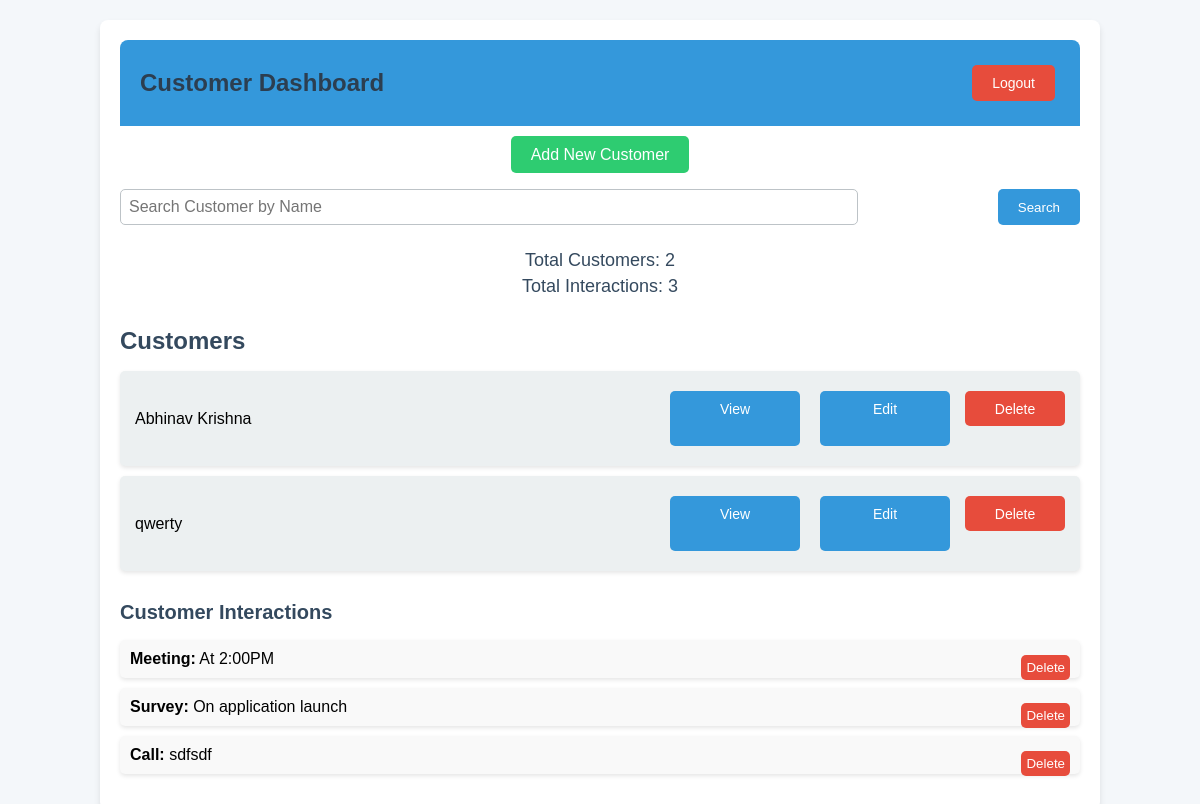
Screenshot of / (signed in) with the database file from the repository.
### models.py (models this page shows)
class Customer(db.Model):
    id = db.Column(db.Integer, primary_key=True)
    name = db.Column(db.String(100), nullable=False)
    email = db.Column(db.String(100), nullable=False)
    phone = db.Column(db.String(15))

class Interaction(db.Model):
    id = db.Column(db.Integer, primary_key=True)
    type = db.Column(db.String(50), nullable=False)
    notes = db.Column(db.Text, nullable=True)
    customer_id = db.Column(db.Integer, db.ForeignKey('customer.id'), nullable=False)
    customer = db.relationship('Customer', backref=db.backref('interactions', lazy=True))

### app.py (the view)
@app.route('/')
@login_required
def index():
    customers = Customer.query.all()
    total_customers = len(customers)
    total_interactions = Interaction.query.count()
    print(f"Total Customers: {total_customers}")  # Debugging line
    print(f"Total Interactions: {total_interactions}")
    return render_template('dashboard.html', customers=customers, total_customers=total_customers, total_interactions=total_interactions)

### app.py (called while the page is built)
@login_manager.user_loader
def load_user(user_id):
    return User.query.get(int(user_id))

### templates/dashboard.html (shortened to what this page needs)
<!DOCTYPE html>
<html lang="en">
  <head>
    <link
      rel="stylesheet"
      href="{{ url_for('static', filename='css/style.css') }}"
    />
  </head>
  <body>
    <div class="container">
      <div class="header">
        <h1>Customer Dashboard</h1>
        <a href="{{ url_for('logout') }}" class="logout-btn">Logout</a>
      </div>
      <div class="add-customer-btn">
        <a href="{{ url_for('add_customer') }}">Add New Customer</a>
      </div>
      <form action="{{ url_for('search_customer') }}" method="POST">
        <input
          type="text"
          name="query"
          placeholder="Search Customer by Name"
          required
        />
        <button type="submit">Search</button>
      </form>
      <div class="summary">
        <p>Total Customers: {{ total_customers }}</p>
        <p>Total Interactions: {{ total_interactions }}</p>
      </div>
      <div class="customers-title">Customers</div>
      <ul class="customer-list">
        {% for customer in customers %}
        <li>
          <span>{{ customer.name }}</span>
          <div class="action-buttons">
            <a href="{{ url_for('view_customer', id=customer.id) }}">View</a>
            <a href="{{ url_for('edit_customer', id=customer.id) }}">Edit</a>
            <form
              action="{{ url_for('delete_customer', id=customer.id) }}"
              method="POST"
              style="display: inline"
            >
              <button
                type="submit"
                onclick="return confirm('Are you sure you want to delete this customer?');"
              >
                Delete
              </button>
            </form>
          </div>
        </li>
        {% endfor %}
      </ul>
      <div class="interactions-title">Customer Interactions</div>
      <ul class="interactions-list">
        {% for customer in customers %} {% for interaction in
        customer.interactions %}
        <li>
          <strong>{{ interaction.type }}:</strong> {{ interaction.notes }}
          <form
            action="{{ url_for('delete_interaction', interaction_id=interaction.id) }}"
            method="POST"
            style="display: inline"
          >
            <button type="submit" class="delete-btn">Delete</button>
          </form>
        </li>
        {% endfor %} {% endfor %}
      </ul>
    </div>
  </body>
</html>

### static/css/style.css (style rules this page uses)
body { font-family: Arial, sans-serif; margin: 20px; background-color: #f4f4f9; }
h1 { color: #333; }
form input, form button { margin: 5px 0; padding: 8px; }
a { color: #007bff; text-decoration: none; margin: 5px; }
button { background-color: #28a745; color: white; border: none; padding: 8px 12px; cursor: pointer; }

### templates/dashboard.html (style rules this page uses)
body { font-family: Arial, sans-serif; background-color: #f4f7fa; margin: 0; padding: 0; }
.container { width: 80%; margin: 20px auto; padding: 20px; background-color: #fff; box-shadow: 0 4px 6px rgba(0, 0, 0, 0.1); border-radius: 8px; }
h1 { text-align: center; color: #2c3e50; margin-bottom: 20px; }
.header { display: flex; justify-content: space-between; align-items: center; padding: 20px; background-color: #3498db; color: white; border-radius: 8px 8px 0 0; }
.header h1 { margin: 0; font-size: 24px; }
.logout-btn { text-decoration: none; color: white; background-color: #e74c3c; padding: 10px 20px; border-radius: 5px; font-size: 14px; transition: background-color 0.3s ease; }
.summary { text-align: center; font-size: 18px; color: #34495e; margin-bottom: 30px; }
.summary p { margin: 5px 0; }
.customer-list { list-style-type: none; padding: 0; }
.customer-list li { display: flex; justify-content: space-between; align-items: center; background-color: #ecf0f1; margin: 10px 0; padding: 15px; border-radius: 5px; box-shadow: 0 2px 4px rgba(0, 0, 0, 0.1); }
.action-buttons { display: flex; gap: 10px; }
.action-buttons a, .action-buttons button { padding: 10px 15px; font-size: 14px; text-align: center; cursor: pointer; border-radius: 5px; transition: background-color 0.3s ease; display: inline-block; width: 100px; text-align: center; height: 35px; }
.action-buttons a { background-color: #3498db; color: white; text-decoration: none; }
.action-buttons button { background-color: #e74c3c; color: white; border: none; }
form { display: flex; justify-content: space-between; margin-bottom: 20px; }
form input[type="text"] { padding: 8px; width: 75%; font-size: 16px; border: 1px solid #bdc3c7; border-radius: 5px; }
form button { padding: 10px 20px; background-color: #3498db; color: white; border: none; border-radius: 5px; cursor: pointer; transition: background-color 0.3s ease; }
.add-customer-btn { display: block; text-align: center; margin: 20px 0; }
.add-customer-btn a { text-decoration: none; color: #fff; background-color: #2ecc71; padding: 10px 20px; font-size: 16px; border-radius: 5px; transition: background-color 0.3s ease; }
.customers-title { margin-top: 30px; font-size: 24px; font-weight: bold; color: #34495e; }
.interactions-title { margin-top: 30px; font-size: 20px; font-weight: bold; color: #34495e; }
.interactions-list { list-style-type: none; padding: 0; }
.interactions-list li { background-color: #f9f9f9; padding: 10px; margin-bottom: 10px; border-radius: 5px; box-shadow: 0 2px 4px rgba(0, 0, 0, 0.1); }
.interactions-list .delete-btn { background-color: #e74c3c; color: white; border: none; padding: 5px 5px; cursor: pointer; border-radius: 5px; margin-bottom: 10px; float: right; }

### rows the page displays
Customer: name "Abhinav Krishna"
Customer: name "qwerty"
Interaction: type "Meeting", notes "At 2:00PM"
Interaction: type "Survey", notes "On application launch"
Interaction: type "Call", notes "sdfsdf"

### other values shown
{{ total_customers }} "2"
{{ total_interactions }} "3"
